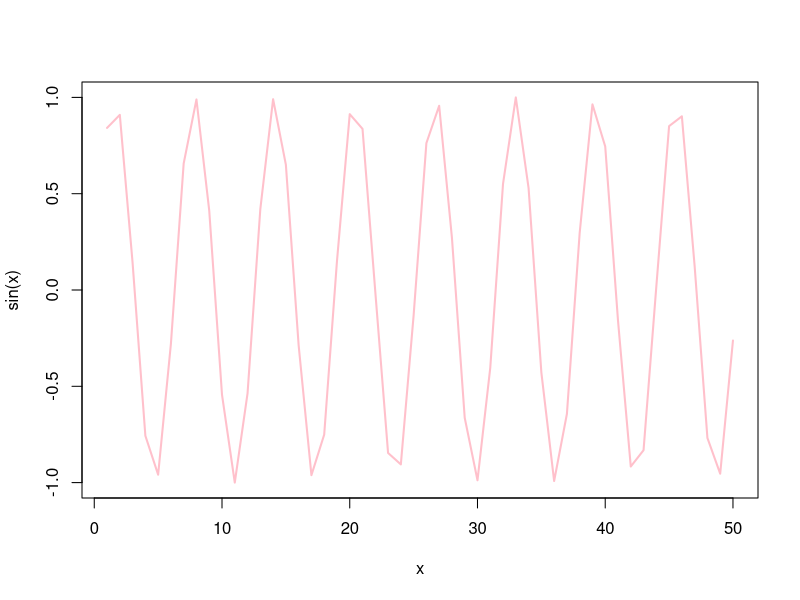

Write R code to recreate this figure.
#' ---
#' title: "Class 4 Example"
#' author: "Tessa Sterns (PID:A18482353)"
#' ---

x <- 1:50
plot(x, sin(x), typ="l", col="pink", lwd=2)
